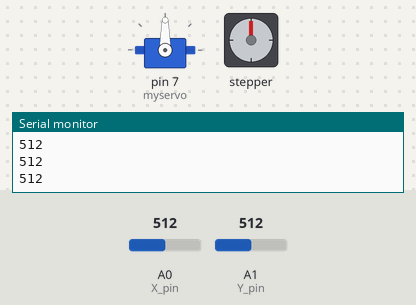
Recording of a sketch running on a simulated Arduino Uno, built with avr-gcc and run on an emulated ATmega328P. Parts: servo, stepper motor, the last lines printed to the serial monitor. Inputs (shaded band) come from the test bench; at power-on: A1 (Y_pin) = 512, A0 (X_pin) = 512. Stepper angles assume 256 steps per turn.

Above: at 1.2 s.
1.3 s: A1 (Y_pin) set to 529
At 1.51 s:
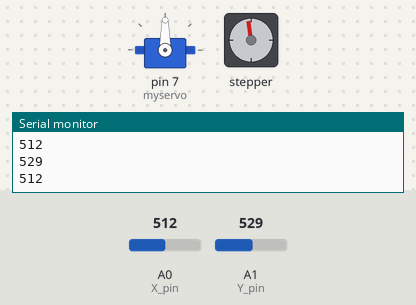
4.3 s: A0 (X_pin) set to 530
At 5.16 s:
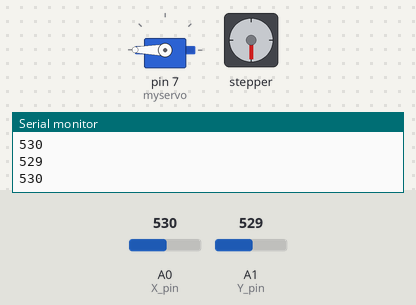
7.3 s: A0 (X_pin) set to 511
At 7.95 s:
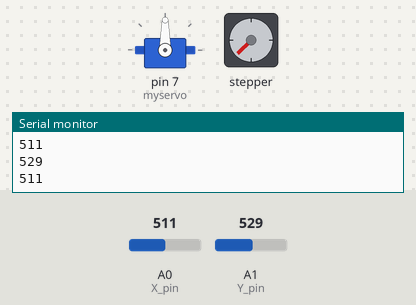
10.3 s: A1 (Y_pin) set to 491
13.3 s: A0 (X_pin) set to 490
At 14.0 s:
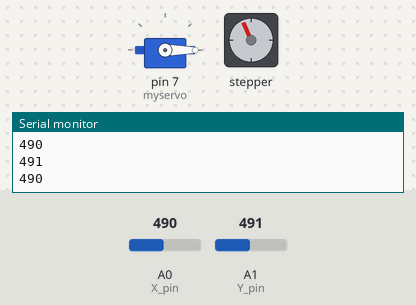
16.3 s: A0 (X_pin) set to 716
At 17.26 s:
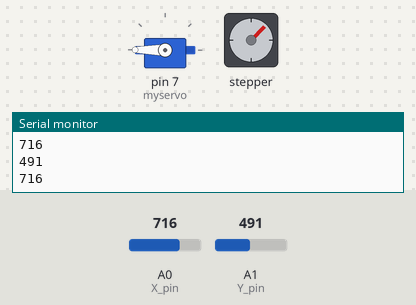
Timing chart, 0 to 22.5 s (numbered marks = the images above; inputs shaded):
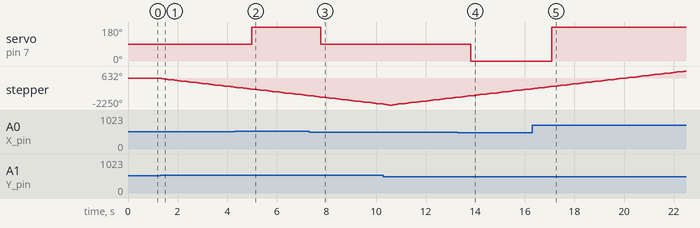

Measured:
- the behaviour switches between 520 and 521 on A1 (Y_pin) (found by bisection; images 0 and 1)
- after the input at 1.3 s, stepper: keeps turning counter-clockwise at about 249°/s, starting after 0.06 s
- after the input at 4.3 s, servo on pin 7 (myservo): 90° → 180° after 0.68 s
- after the input at 7.3 s, servo on pin 7 (myservo): 180° → 90° after 0.48 s
- after the input at 13.3 s, servo on pin 7 (myservo): 90° → 0° after 0.53 s
- after the input at 16.3 s, servo on pin 7 (myservo): 0° → 180° after 0.79 s

The sketch:

project2_task1.ino
```cpp
#include <Servo.h>
#include <Stepper.h>

const int X_pin = 0; // analog pin connected to X output
const int Y_pin = 1; // analog pin connected to Y output

int val=0, val2=0, j;

const int stepsPerRevolution = 256;

Servo myservo;
Stepper myStepper(stepsPerRevolution, 11, 9, 8, 10);


void setup() {
    myservo.attach(7);
    myservo.write(90);
    myStepper.setSpeed(60);

    j=80;

    Serial.begin(9600);
  }

void loop() {
    val = analogRead(Y_pin);
    val2 = analogRead(X_pin);
    Serial.println(val);
    Serial.println(val2);
    Serial.println();


   //Stepper Motor Instructions
    if(val<500){
        myStepper.step(j);
        delay(50);
        //When Joystick pushed up, move forward in j increments
      }

    if(val>520){
        myStepper.step(-j);
        delay(50);
        //When Joystick pushed down, move backwards in j increments
      }

    if(val>501 && val<519){
         delay(50);
         //Dead Band -- When Joystick resting, do not move
      }

    //Servo Motor Instructions
    if(val2>520){
        myservo.write(180);
        delay(100);
        //When Joystick pushed to the right, move axle to the right
      }

    if(val2<500){
        myservo.write(0);
        delay(100);
        //When Joystick pushed to the left, move axle to the left
      }

    if(val2>501 && val2<519){
       myservo.write(90);
       delay(100);
       //Dead Band -- When Joystick resting, return to neutral position
      }


  }
```
